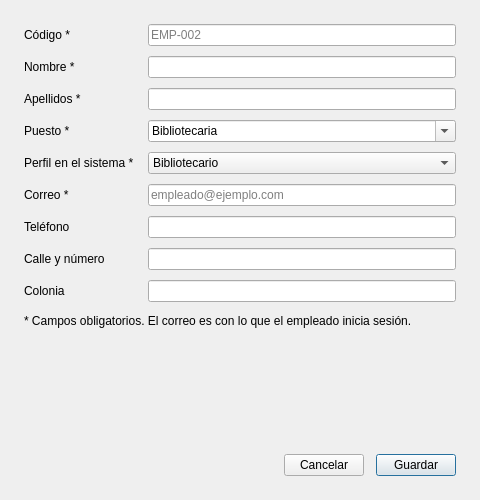
<?xml version="1.0" encoding="UTF-8"?>
<ui version="4.0">
 <class>FormularioEmpleado</class>
 <widget class="QDialog" name="FormularioEmpleado">
  <property name="geometry">
   <rect><x>0</x><y>0</y><width>480</width><height>500</height></rect>
  </property>
  <property name="windowTitle"><string>Empleado</string></property>
  <layout class="QVBoxLayout" name="disposicion">
   <property name="leftMargin"><number>24</number></property>
   <property name="topMargin"><number>24</number></property>
   <property name="rightMargin"><number>24</number></property>
   <property name="bottomMargin"><number>24</number></property>
   <property name="spacing"><number>12</number></property>

   <item>
    <layout class="QFormLayout" name="formulario">
     <property name="horizontalSpacing"><number>14</number></property>
     <property name="verticalSpacing"><number>10</number></property>

     <item row="0" column="0">
      <widget class="QLabel" name="etiquetaCodigo">
       <property name="text"><string>Código *</string></property>
      </widget>
     </item>
     <item row="0" column="1">
      <widget class="QLineEdit" name="campoCodigo">
       <property name="placeholderText"><string>EMP-002</string></property>
       <property name="minimumHeight"><number>32</number></property>
      </widget>
     </item>

     <item row="1" column="0">
      <widget class="QLabel" name="etiquetaNombre">
       <property name="text"><string>Nombre *</string></property>
      </widget>
     </item>
     <item row="1" column="1">
      <widget class="QLineEdit" name="campoNombre">
       <property name="minimumHeight"><number>32</number></property>
      </widget>
     </item>

     <item row="2" column="0">
      <widget class="QLabel" name="etiquetaApellido">
       <property name="text"><string>Apellidos *</string></property>
      </widget>
     </item>
     <item row="2" column="1">
      <widget class="QLineEdit" name="campoApellido">
       <property name="minimumHeight"><number>32</number></property>
      </widget>
     </item>

     <item row="3" column="0">
      <widget class="QLabel" name="etiquetaPuesto">
       <property name="text"><string>Puesto *</string></property>
      </widget>
     </item>
     <item row="3" column="1">
      <widget class="QComboBox" name="campoPuesto">
       <property name="editable"><bool>true</bool></property>
       <property name="minimumHeight"><number>32</number></property>
       <item><property name="text"><string>Bibliotecaria</string></property></item>
       <item><property name="text"><string>Auxiliar</string></property></item>
       <item><property name="text"><string>Docente encargado</string></property></item>
       <item><property name="text"><string>Dirección</string></property></item>
      </widget>
     </item>

     <item row="4" column="0">
      <widget class="QLabel" name="etiquetaRol">
       <property name="text"><string>Perfil en el sistema *</string></property>
      </widget>
     </item>
     <item row="4" column="1">
      <widget class="QComboBox" name="campoRol">
       <property name="minimumHeight"><number>32</number></property>
       <item><property name="text"><string>Bibliotecario</string></property></item>
       <item><property name="text"><string>Administrador</string></property></item>
      </widget>
     </item>

     <item row="5" column="0">
      <widget class="QLabel" name="etiquetaCorreo">
       <property name="text"><string>Correo *</string></property>
      </widget>
     </item>
     <item row="5" column="1">
      <widget class="QLineEdit" name="campoCorreo">
       <property name="placeholderText"><string>empleado@ejemplo.com</string></property>
       <property name="minimumHeight"><number>32</number></property>
      </widget>
     </item>

     <item row="6" column="0">
      <widget class="QLabel" name="etiquetaTelefono">
       <property name="text"><string>Teléfono</string></property>
      </widget>
     </item>
     <item row="6" column="1">
      <widget class="QLineEdit" name="campoTelefono">
       <property name="minimumHeight"><number>32</number></property>
      </widget>
     </item>

     <item row="7" column="0">
      <widget class="QLabel" name="etiquetaCalle">
       <property name="text"><string>Calle y número</string></property>
      </widget>
     </item>
     <item row="7" column="1">
      <widget class="QLineEdit" name="campoCalle">
       <property name="minimumHeight"><number>32</number></property>
      </widget>
     </item>

     <item row="8" column="0">
      <widget class="QLabel" name="etiquetaColonia">
       <property name="text"><string>Colonia</string></property>
      </widget>
     </item>
     <item row="8" column="1">
      <widget class="QLineEdit" name="campoColonia">
       <property name="minimumHeight"><number>32</number></property>
      </widget>
     </item>

    </layout>
   </item>

   <item>
    <widget class="QLabel" name="etiquetaAviso">
     <property name="text">
      <string>* Campos obligatorios. El correo es con lo que el empleado inicia sesión.</string>
     </property>
     <property name="wordWrap"><bool>true</bool></property>
    </widget>
   </item>

   <item>
    <widget class="QLabel" name="etiquetaError">
     <property name="text"><string/></property>
     <property name="wordWrap"><bool>true</bool></property>
     <property name="minimumHeight"><number>40</number></property>
     <property name="alignment"><set>Qt::AlignTop</set></property>
    </widget>
   </item>

   <item>
    <spacer name="espacio">
     <property name="orientation"><enum>Qt::Vertical</enum></property>
     <property name="sizeHint" stdset="0"><size><width>20</width><height>10</height></size></property>
    </spacer>
   </item>

   <item>
    <layout class="QHBoxLayout" name="filaBotones">
     <item>
      <spacer name="espacioBotones">
       <property name="orientation"><enum>Qt::Horizontal</enum></property>
       <property name="sizeHint" stdset="0"><size><width>40</width><height>20</height></size></property>
      </spacer>
     </item>
     <item>
      <widget class="QPushButton" name="botonCancelar">
       <property name="text"><string>Cancelar</string></property>
       <property name="minimumHeight"><number>34</number></property>
      </widget>
     </item>
     <item>
      <widget class="QPushButton" name="botonGuardar">
       <property name="text"><string>Guardar</string></property>
       <property name="minimumHeight"><number>34</number></property>
       <property name="default"><bool>true</bool></property>
      </widget>
     </item>
    </layout>
   </item>

  </layout>
 </widget>
 <resources/>
 <connections/>
</ui>
